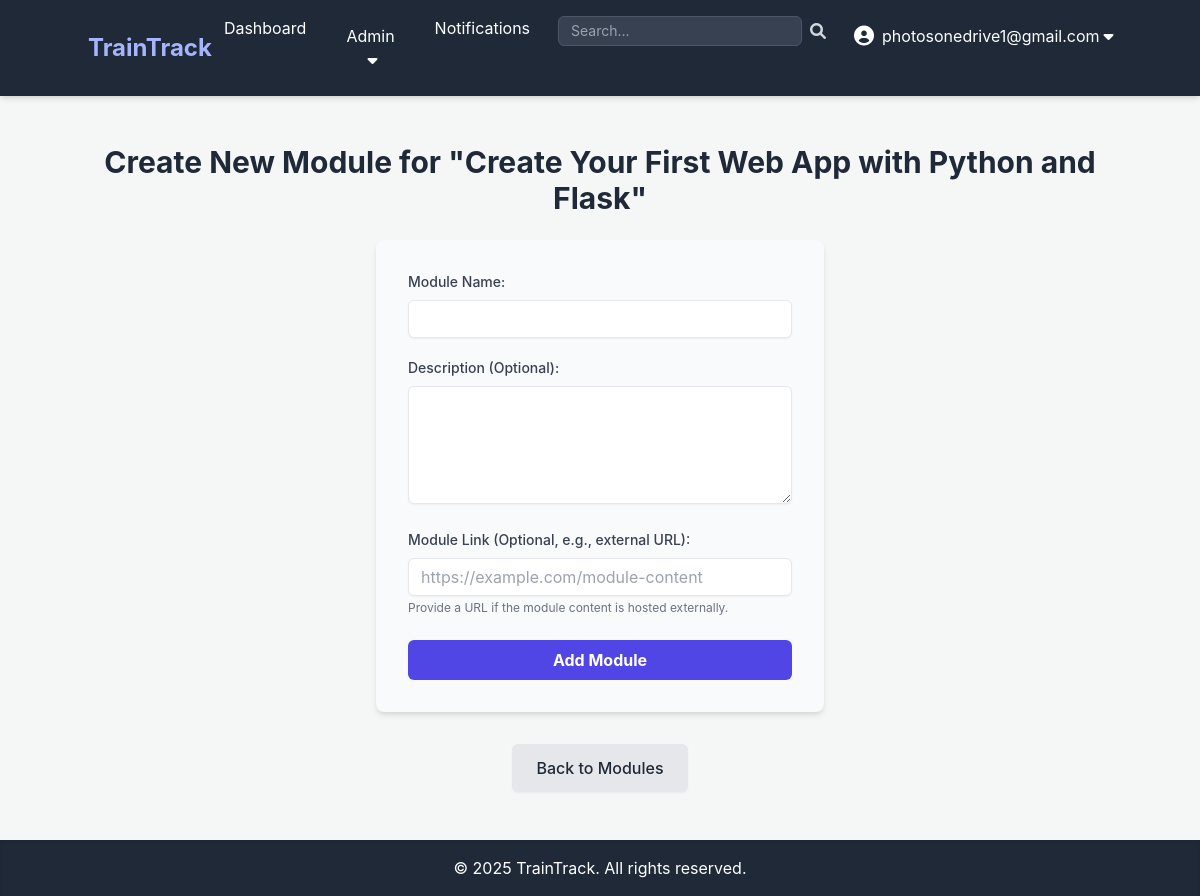
/admin/courses/2/modules/new (signed in), run on the app's committed database.
### app.py (models this page shows, shortened)
class User(UserMixin, db.Model):
    id = db.Column(db.Integer, primary_key=True)
    username = db.Column(db.String(80), unique=True, nullable=False)
    password_hash = db.Column(db.String(128), nullable=False)
    role = db.Column(db.String(20), nullable=False, default='trainee')
    domain = db.Column(db.String(50), nullable=True) # New field for trainee/admin domain
    assignments_as_trainee = db.relationship('Assignment', foreign_keys='Assignment.trainee_id', backref='trainee', lazy=True)
    created_courses = db.relationship('Course', foreign_keys='Course.created_by_id', backref='creator', lazy=True)
    created_assessments = db.relationship('Assessment', foreign_keys='Assessment.created_by_id', backref='assessor_creator', lazy=True)
    created_learning_paths = db.relationship('LearningPath', foreign_keys='LearningPath.created_by_id', backref='path_creator', lazy=True)
    assigned_assignments = db.relationship('Assignment', foreign_keys='Assignment.assigned_by_id', backref='assigner', lazy=True)
    notifications_received = db.relationship('Notification', foreign_keys='Notification.recipient_id', backref='recipient', lazy=True)
    notifications_sent = db.relationship('Notification', foreign_keys='Notification.sender_id', backref='sender', lazy=True)
    graded_submissions = db.relationship('Submission', foreign_keys='Submission.graded_by_id', backref='grader', lazy=True)

class Course(db.Model):
    id = db.Column(db.Integer, primary_key=True)
    name = db.Column(db.String(120), nullable=False)
    description = db.Column(db.Text, nullable=True)
    course_link = db.Column(db.String(255), nullable=True) # New field for external link
    domain = db.Column(db.String(50), nullable=True) # Changed from 'category' to 'domain'
    created_at = db.Column(db.DateTime, default=datetime.utcnow)
    created_by_id = db.Column(db.Integer, db.ForeignKey('user.id'), nullable=False) # Admin who created it
    assessments = db.relationship('Assessment', backref='course', lazy=True)
    assignments = db.relationship('Assignment', backref='course', lazy=True)
    modules = db.relationship('Module', backref='course', lazy=True) # New relationship for modules
    learning_paths = relationship('LearningPath', secondary=learning_path_courses, back_populates='courses')

### app.py (the view, shortened to what this page needs)
@app.route('/admin/courses/<int:course_id>/modules/new', methods=['GET', 'POST'])
@login_required
@admin_required
def create_module(course_id):
    current_year = datetime.now().year
    course = db.session.get(Course, course_id) # Fix: Use db.session.get()
    if course is None:
        abort(404)
    return render_template('admin/create_module.html', title='Create New Module', course=course, current_year=current_year)

### app.py (called while the page is built)
def role_required(role):
    def decorator(f):
        @wraps(f)
        def decorated_function(*args, **kwargs):
            if not current_user.is_authenticated or current_user.role != role:
                flash('You do not have permission to access this page.', 'danger')
                return redirect(url_for('dashboard')) # Redirect to dashboard or login
            return f(*args, **kwargs)
        return decorated_function
    return decorator

@login_manager.user_loader
def load_user(user_id):
    return db.session.get(User, int(user_id))

@app.context_processor
def inject_unread_notifications_count():
    if current_user.is_authenticated:
        unread_count = Notification.query.filter_by(recipient_id=current_user.id, is_read=False).count()
        return dict(unread_notifications_count=unread_count)
    return dict(unread_notifications_count=0)

### templates/admin/create_module.html (shortened to what this page needs)
{% extends "base.html" %}
{% block content %}
    <h1 class="text-3xl font-bold text-gray-800 mb-6 text-center">Create New Module for "{{ course.name }}"</h1>
    <form method="POST" action="{{ url_for('create_module', course_id=course.id) }}" class="max-w-md mx-auto bg-gray-50 p-8 rounded-lg shadow-md">
        <div class="mb-5">
            <label for="name" class="block text-gray-700 text-sm font-medium mb-2">Module Name:</label>
            <input type="text" id="name" name="name" required
                   class="shadow-sm appearance-none border rounded-md w-full py-2 px-3 text-gray-700 leading-tight focus:outline-none focus:ring-2 focus:ring-indigo-500 focus:border-transparent transition duration-200"
                   aria-label="Module name input">
        </div>
        <div class="mb-5">
            <label for="description" class="block text-gray-700 text-sm font-medium mb-2">Description (Optional):</label>
            <textarea id="description" name="description" rows="5"
                      class="shadow-sm appearance-none border rounded-md w-full py-2 px-3 text-gray-700 leading-tight focus:outline-none focus:ring-2 focus:ring-indigo-500 focus:border-transparent transition duration-200"
                      aria-label="Module description textarea"></textarea>
        </div>
        <div class="mb-6">
            <label for="module_link" class="block text-gray-700 text-sm font-medium mb-2">Module Link (Optional, e.g., external URL):</label>
            <input type="url" id="module_link" name="module_link"
                   class="shadow-sm appearance-none border rounded-md w-full py-2 px-3 text-gray-700 leading-tight focus:outline-none focus:ring-2 focus:ring-indigo-500 focus:border-transparent transition duration-200"
                   placeholder="https://example.com/module-content"
                   aria-label="External module link input">
            <p class="text-xs text-gray-500 mt-1">Provide a URL if the module content is hosted externally.</p>
        </div>
        <div class="flex items-center justify-between">
            <button type="submit"
                    class="bg-indigo-600 hover:bg-indigo-700 text-white font-bold py-2 px-4 rounded-md focus:outline-none focus:shadow-outline transition duration-300 w-full">
                Add Module
            </button>
        </div>
    </form>
    <div class="mt-8 text-center">
        <a href="{{ url_for('admin_view_course_modules', course_id=course.id) }}" class="inline-block bg-gray-200 text-gray-800 px-6 py-3 rounded-md font-medium hover:bg-gray-300 transition duration-300 shadow-sm">
            Back to Modules
        </a>
    </div>
{% endblock %}

### templates/base.html (shortened to what this page needs)
<!DOCTYPE html>
<html lang="en">
<head>
    <link href="https://cdn.jsdelivr.net/npm/tailwindcss@2.2.19/dist/tailwind.min.css" rel="stylesheet">
    <link rel="stylesheet" href="https://cdnjs.cloudflare.com/ajax/libs/font-awesome/6.0.0-beta3/css/all.min.css">
</head>
<body class="flex flex-col min-h-screen">
    <header class="bg-gray-800 text-white p-4 shadow-md">
        <div class="container mx-auto flex justify-between items-center">
            <a href="{{ url_for('dashboard') }}" class="text-2xl font-bold text-indigo-300 hover:text-indigo-100 transition duration-300">TrainTrack</a>
            <nav>
                <ul class="flex space-x-4">
                    {% if current_user.is_authenticated %}
                        <li><a href="{{ url_for('dashboard') }}" class="hover:text-gray-300 px-3 py-2 rounded-md transition duration-300">Dashboard</a></li>
                        {% if current_user.role == 'admin' %}
                            <li class="relative group">
                                <button class="hover:text-gray-300 px-3 py-2 rounded-md transition duration-300 focus:outline-none">
                                    Admin <i class="fas fa-caret-down ml-1"></i>
                                </button>
                            </li>
                        {% endif %}
                        <li class="relative">
                            <a href="{{ url_for('view_notifications') }}" class="hover:text-gray-300 px-3 py-2 rounded-md transition duration-300">
                                Notifications
                            </a>
                        </li>
                        <li>
                            <form action="{{ url_for('search') }}" method="GET" class="flex items-center">
                                <input type="search" name="query" placeholder="Search..."
                                       class="px-3 py-1 rounded-md bg-gray-700 text-white border border-gray-600 focus:border-indigo-500 focus:ring-indigo-500 text-sm"
                                       aria-label="Search input">
                                <button type="submit" class="ml-2 text-gray-300 hover:text-white transition duration-300" aria-label="Submit search">
                                    <i class="fas fa-search"></i>
                                </button>
                            </form>
                        </li>
                        <li class="relative group">
                            <button class="flex items-center hover:text-gray-300 px-3 py-2 rounded-md transition duration-300 focus:outline-none">
                                <i class="fas fa-user-circle text-xl mr-2"></i>
                                {{ current_user.username }} <i class="fas fa-caret-down ml-1"></i>
                            </button>
                        </li>
                    {% else %}
                        <li><a href="{{ url_for('login') }}" class="hover:text-gray-300 px-3 py-2 rounded-md transition duration-300">Login</a></li>
                        <li><a href="{{ url_for('register') }}" class="hover:text-gray-300 px-3 py-2 rounded-md transition duration-300">Register</a></li>
                    {% endif %}
                </ul>
            </nav>
        </div>
    </header>
    <main class="container mx-auto mt-8 p-4 flex-grow">
        {% block content %}{% endblock %}
    </main>
    <footer class="bg-gray-800 text-white p-4 text-center shadow-inner mt-8">
        <div class="container mx-auto">
            <p>&copy; {{ current_year }} TrainTrack. All rights reserved.</p>
        </div>
    </footer>
</body>
</html>

### templates/base.html (style rules this page uses)
body { font-family: "Inter", sans-serif; background-color: #f4f7f6; }

### data on the page
User: username "photosonedrive1@gmail.com"
Course: name "Create Your First Web App with Python and Flask"
